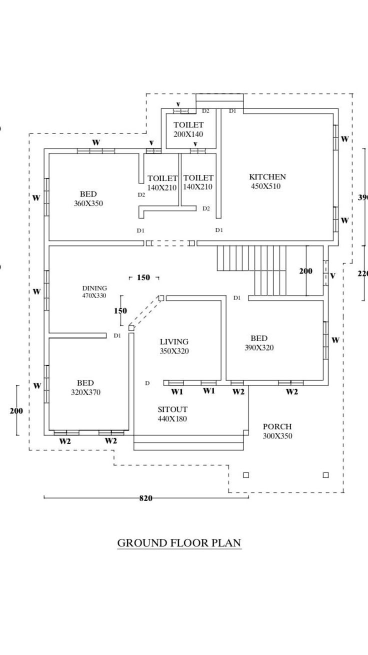
#> input picture download (1).jpg, 736 x 1309 px (shown at 1/2 size)
$ python -i blueprint_processor.py   (imports and definitions only)
#> lines starting #> are read from the running program, lines starting #| are printed output that depends on the picture; after the words box and inside, x2 and y2 are one past the last pixel; in counts of white or black regions, pixels touching at a corner belong together
#> further down, picture is the input picture: shape (1309, 736, 3); min 0, max 255, mean 248.6
import cv2
import numpy as np


def process_blueprint(img):
    h, w = img.shape[:2]
#> h = 1309; w = 736

    # ── Step 1: Resize to max 800px — critical for noise reduction ──
    # High-res images produce 10x more false lines. Always resize first.
    max_dim = 800
    if max(h, w) > max_dim:
        ratio = max_dim / max(h, w)
#> ratio = 0.611
        new_w = int(w * ratio)
#> new_w = 449
        new_h = int(h * ratio)
#> new_h = 800
        img   = cv2.resize(img, (new_w, new_h))
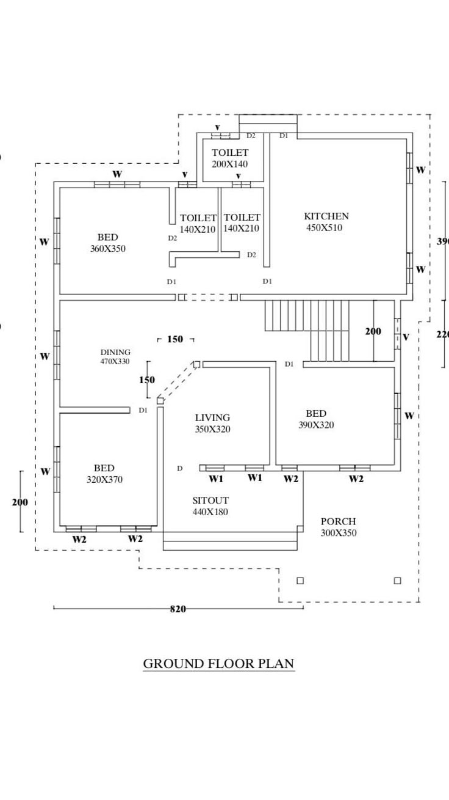
#> img: shape (800, 449, 3); min 0, max 255, mean 248.7
        scale_back = 1.0 / ratio
#> scale_back = 1.64
    else:
        scale_back = 1.0

    # ── Step 2: Convert to grayscale ────────────────────────────────
    gray = cv2.cvtColor(img, cv2.COLOR_BGR2GRAY)

    # ── Step 3: If blueprint is dark-on-white, invert it ─────────────
    # Most blueprints are black lines on white background.
    # Check mean brightness — if mostly dark, invert.
    mean_brightness = np.mean(gray)
#> mean_brightness = 248.7
    if mean_brightness < 127:
        gray = cv2.bitwise_not(gray)

    # ── Step 4: Otsu threshold — converts to clean black/white ───────
    # Much better than adaptive for clean digital blueprints.
    # Adaptive is only better for physically scanned/uneven prints.
    _, binary = cv2.threshold(
        gray, 0, 255,
        cv2.THRESH_BINARY_INV + cv2.THRESH_OTSU
    )
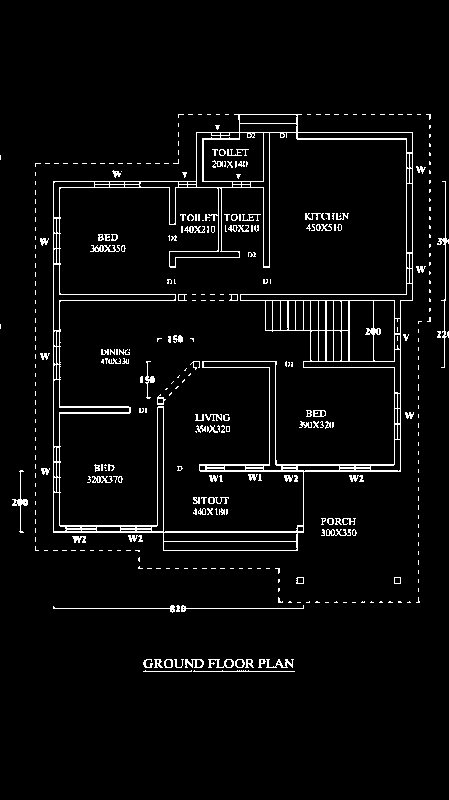
#> binary: shape (800, 449); 4.2% white in thin lines or dots, all inside (x1, y1, x2, y2) = (0, 114, 449, 672)

    # ── Step 5: Remove small blobs (text, dimensions, symbols) ────────
    # Any connected component smaller than min_area pixels is noise.
    # Walls are long lines — they have large area. Text dots do not.
    min_area = 50
    num_labels, labels, stats, _ = cv2.connectedComponentsWithStats(
        binary, connectivity=8
    )
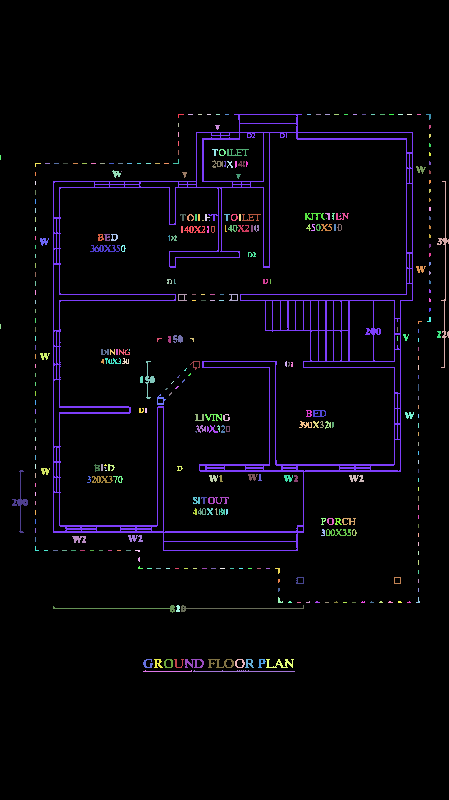
#> labels: shape (800, 449) int32; 362 distinct labels, from 0 to 361; one colour per label, 0 black
#> num_labels = 362; stats = 362 rows, first 6: [0, 0, 449, 800, 344177], [178, 114, 6, 4, 9], [188, 114, 5, 1, 5], [198, 114, 4, 1, 4], [207, 114, 4, 1, 4], [216, 114, 4, 1, 4]
    cleaned = np.zeros_like(binary)
    for i in range(1, num_labels):
        if stats[i, cv2.CC_STAT_AREA] >= min_area:
            cleaned[labels == i] = 255
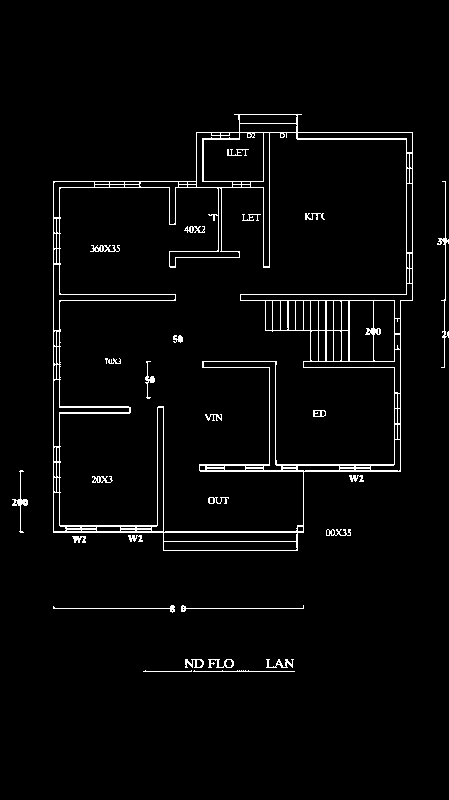
#> cleaned: shape (800, 449); 3.1% white in thin lines or dots, all inside (x1, y1, x2, y2) = (12, 114, 449, 672)

    # ── Step 6: Canny edges ───────────────────────────────────────────
    edges = cv2.Canny(cleaned, 50, 150)
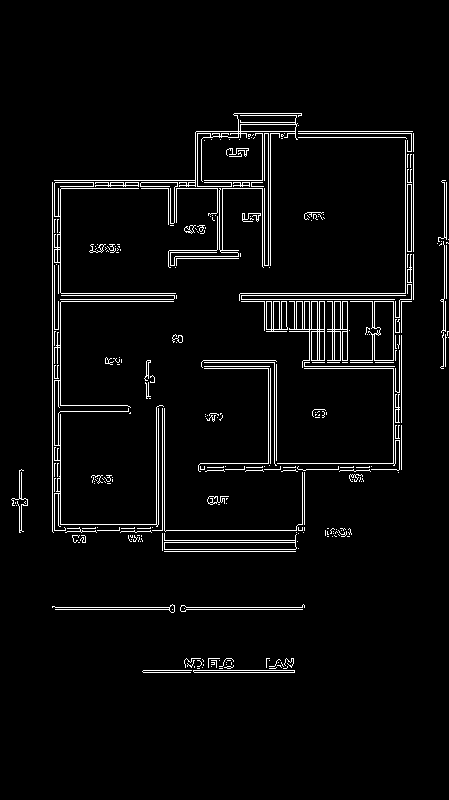
#> edges: shape (800, 449); 3.9% white in thin lines or dots, all inside (x1, y1, x2, y2) = (11, 113, 449, 673)

    # ── Step 7: HoughLinesP — aggressive settings ─────────────────────
    # threshold=120:     only strong lines (was 80/100 before)
    # minLineLength=60:  minimum 60px — kills short noise lines
    # maxLineGap=8:      don't bridge large gaps
    lines = cv2.HoughLinesP(
        edges,
        rho=1,
        theta=np.pi / 180,
        threshold=120,
        minLineLength=60,
        maxLineGap=8
    )
#> lines = 41 rows, first 6: [52, 531, 52, 182], [54, 530, 54, 180], [60, 530, 60, 180], [239, 295, 413, 295], [239, 299, 413, 299], [58, 293, 175, 293]

    walls = []

    if lines is not None:
        for line in lines:
            x1, y1, x2, y2 = line[0]

            # Scale back to original image coordinates
            x1 = int(x1 * scale_back)
            y1 = int(y1 * scale_back)
            x2 = int(x2 * scale_back)
            y2 = int(y2 * scale_back)

            length = np.sqrt((x2 - x1) ** 2 + (y2 - y1) ** 2)

            # Skip anything shorter than 40px in original coords
            if length < 40:
                continue

            walls.append({
                "start": [x1, y1],
                "end":   [x2, y2]
            })
#> this loop made 41 passes
#> (line, x1, y1, x2, y2, length) on passes 1 to 12: ([[52, 531, 52, 182]], 85, 868, 85, 297, 571), ([[54, 530, 54, 180]], 88, 867, 88, 294, 573), ([[60, 530, 60, 180]], 98, 867, 98, 294, 573), ([[239, 295, 413, 295]], 391, 482, 675, 482, 284), ([[239, 299, 413, 299]], 391, 489, 675, 489, 284), ([[58, 293, 175, 293]], 94, 479, 286, 479, 192), ([[241, 301, 411, 301]], 394, 492, 672, 492, 278), ([[270, 265, 270, 113]], 441, 433, 441, 184, 249), ([[268, 469, 268, 360]], 438, 767, 438, 589, 178), ([[55, 609, 302, 609]], 89, 996, 494, 996, 405), ([[52, 607, 304, 607]], 85, 993, 497, 993, 412), ([[196, 131, 412, 131]], 320, 214, 674, 214, 354)
#> after the loop, walls = 41 items

    # ── Step 8: Remove near-duplicate lines ───────────────────────────
    walls = _remove_duplicates(walls, threshold=12)

    return walls


def _remove_duplicates(walls, threshold=12):
    """
    Two walls are duplicates if both their start and end points
    are within `threshold` pixels of each other.
    HoughLinesP often finds 3-5 copies of the same wall.
    """
#> called with threshold = 12
    if not walls:
        return walls

    kept = []

    for wall in walls:
        x1, y1 = wall["start"]
        x2, y2 = wall["end"]
        is_dup = False

        for k in kept:
            kx1, ky1 = k["start"]
            kx2, ky2 = k["end"]

            # Check both endpoint orderings (A→B same as B→A)
            d_normal = max(
                abs(x1 - kx1) + abs(y1 - ky1),
                abs(x2 - kx2) + abs(y2 - ky2)
            )
            d_flipped = max(
                abs(x1 - kx2) + abs(y1 - ky2),
                abs(x2 - kx1) + abs(y2 - ky1)
            )

            if min(d_normal, d_flipped) < threshold:
                is_dup = True
                break

        if not is_dup:
            kept.append(wall)
#> this loop made 41 passes
#> (x1, y1, x2, y2) on passes 1 to 12: (85, 868, 85, 297), (88, 867, 88, 294), (98, 867, 98, 294), (391, 482, 675, 482), (391, 489, 675, 489), (94, 479, 286, 479), (394, 492, 672, 492), (441, 433, 441, 184), (438, 767, 438, 589), (89, 996, 494, 996), (85, 993, 497, 993), (320, 214, 674, 214)
#> after the loop, kept = 29 items

    return kept


def get_image_info(img):
    h, w = img.shape[:2]
    return {"width": int(w), "height": int(h)}


def save_debug_image(img, walls, output_path="debug_output.png"):
    """
    Draws detected walls in RED on the blueprint.
    Use: POST /debug-blueprint → GET /debug-image
    """
    debug = img.copy()
    for wall in walls:
        x1, y1 = wall["start"]
        x2, y2 = wall["end"]
        cv2.line(debug,   (x1, y1), (x2, y2), (0, 0, 255), 2)
        cv2.circle(debug, (x1, y1), 4, (0, 255, 0), -1)
        cv2.circle(debug, (x2, y2), 4, (255, 0, 0), -1)
    cv2.imwrite(output_path, debug)
    return output_path

>>> import cv2
>>> picture = cv2.imread('../../download (1).jpg')
>>> result = process_blueprint(picture)
#> result = 29 items
